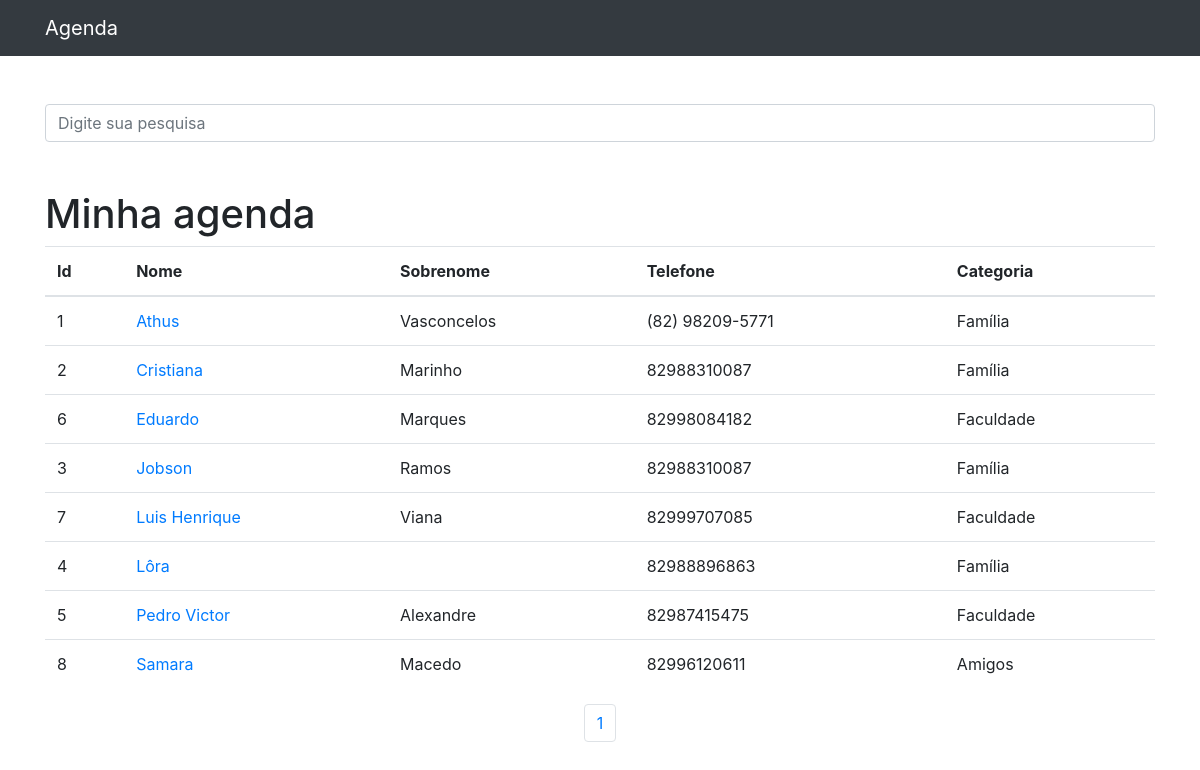
The page /contatos/ on the database as committed earlier.
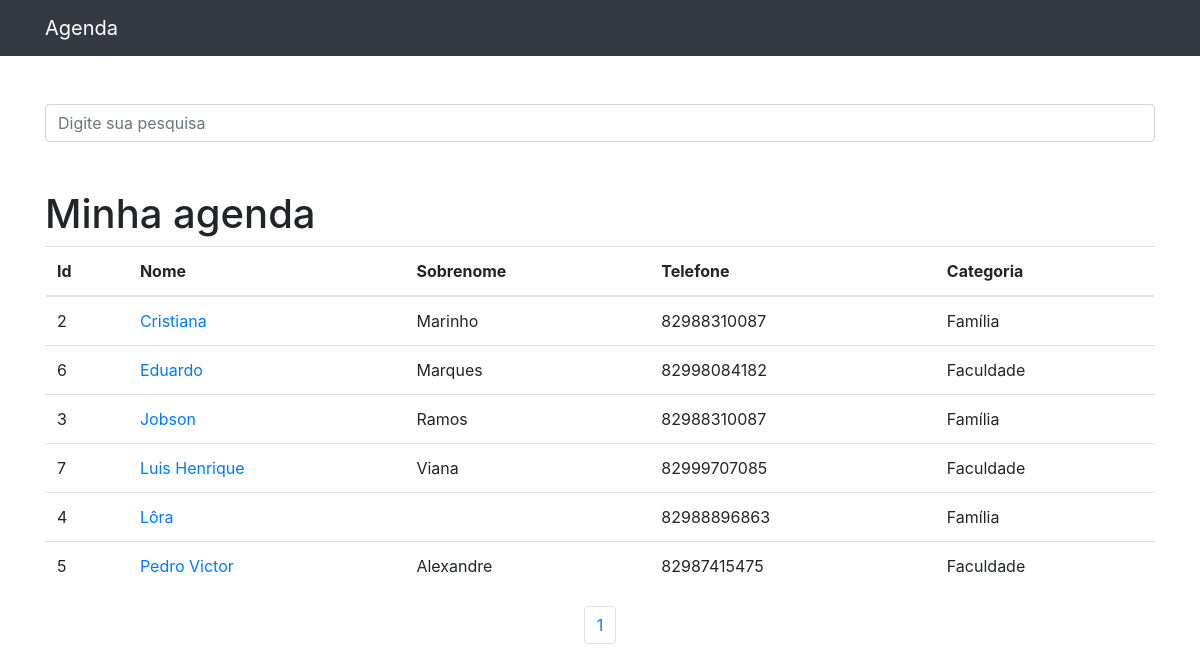
The same page on the database as committed later.
### contatos/models.py (models this page shows, shortened)
class Contato(models.Model):
    nome = models.CharField(max_length = 255)
    sobrenome = models.CharField(max_length = 255, blank=True)
    telefone = models.CharField(max_length = 255)
    email = models.CharField(max_length = 255, blank=True)
    data_criacao = models.DateTimeField(default=timezone.now)
    descricao = models.TextField(blank=True)
    categoria = models.ForeignKey(Categoria, on_delete=models.DO_NOTHING)
    mostrar = models.BooleanField(default=True)
    foto = models.ImageField(blank=True, upload_to='picture/%Y/%m/')

class Categoria(models.Model):
    nome = models.CharField(max_length=255)
    def __str__(self):
        return self.nome

### contatos/views.py (the view)
# urls.py: path('', views.index, name='index'),
def index(request):
    contatos = Contato.objects.order_by('nome').filter(mostrar = True)
    paginator = Paginator(contatos, 10)
    page = request.GET.get('p')
    contatos = paginator.get_page(page)
    return render(request, 'index.html', {'contatos': contatos})

### contatos/templates/index.html
{% extends 'base.html' %}
{% block conteudo %}
  <h1 class="mt-5">Minha agenda</h1>
  <table class="table">
    <thead>
      <tr>
        <th>Id</th>
        <th>Nome</th>
        <th>Sobrenome</th>
        <th>Telefone</th>
        <th>Categoria</th>
      </tr>
    </thead>
    <tbody>
      {% for contato in contatos %}
          <tr>
            <td>{{ contato.id }}</td>
            <td>
              <a href="{% url 'ver_contato' contato.id %}"> {{ contato.nome }}</a>
            </td>
            <td>{{ contato.sobrenome}}</td>
            <td>{{ contato.telefone }}</td>
            <td>{{ contato.categoria }}</td>
          </tr>
      {% endfor %}
    </tbody>
  </table>
  <nav aria-label="Navegação de página exemplo">
    <ul class="pagination justify-content-center">
      {% for pagina in contatos.paginator.page_range %}
      {% if contatos.number == pagina %}
        <li class="page-item" active>
          <a class="page-link" href="?p={{ pagina }} & termo={{ request.GET.termo }}">{{ pagina }}</a>
        </li>
      {% else %}
        <li class="page-item">
          <a class="page-link" href="?p={{ pagina }} & termo={{ request.GET.termo }}">{{ pagina }}</a>
        </li>
      {% endif %}
      {% endfor %}
    </ul>
  </nav>
{% endblock conteudo %}

### templates/base.html (shortened to what this page needs)
{% load static %}
<!DOCTYPE html>
<html lang="pt">
<head>
  <link href="{% static 'vendor/bootstrap/css/bootstrap.min.css'%}" rel="stylesheet">
</head>
<body>
    {% include 'parciais/_nav.html' %}
  <div class="container">
    <div class="row">
      <div class="col-lg-12">
        <br><br>
        <form method="get" action="{% url 'busca' %}">
          <div class="form-group row">
            <div class="col-12">
              <input class="form-control"
                    type="search" value="{{ request.GET.termo }}"
                    id="search-input"
                    placeholder="Digite sua pesquisa"
                    name="termo">
            </div>
          </div>
        </form>
        {% block conteudo %}{% endblock conteudo %}
      </div>
    </div>
  </div>
</body>
</html>

### templates/parciais/_head.html (shortened to what this page needs)
{%load static%}

### templates/parciais/_nav.html (shortened to what this page needs)
{% load static %}
<nav class="navbar navbar-expand-lg navbar-dark bg-dark static-top">
    <div class="container">
        <a class="navbar-brand" href="{%url 'index'%}">Agenda</a>
    </div>
</nav>

### templates/parciais/_alert.html (shortened to what this page needs)
{% load static %}

Rows that differ between the two databases and show on the page:
no longer on this page (row edited): Contato: id "1", nome "Athus", sobrenome "Vasconcelos", telefone "(82) 98209-5771", categoria "Família"
no longer on this page (row edited): Contato: id "8", nome "Samara", sobrenome "Macedo", telefone "82996120611", categoria "Amigos"
